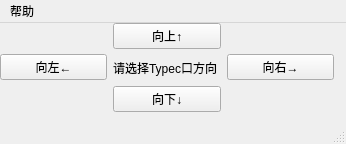
<?xml version="1.0" encoding="UTF-8"?>
<ui version="4.0">
 <class>MainWindow</class>
 <widget class="QMainWindow" name="MainWindow">
  <property name="geometry">
   <rect>
    <x>0</x>
    <y>0</y>
    <width>346</width>
    <height>144</height>
   </rect>
  </property>
  <property name="windowTitle">
   <string>开始</string>
  </property>
  <widget class="QWidget" name="centralwidget">
   <widget class="QWidget" name="layoutWidget">
    <property name="geometry">
     <rect>
      <x>0</x>
      <y>0</y>
      <width>334</width>
      <height>89</height>
     </rect>
    </property>
    <layout class="QHBoxLayout" name="horizontalLayout">
     <item>
      <widget class="QPushButton" name="pushButton_2">
       <property name="text">
        <string>向左←</string>
       </property>
      </widget>
     </item>
     <item>
      <layout class="QVBoxLayout" name="verticalLayout">
       <item>
        <widget class="QPushButton" name="pushButton">
         <property name="text">
          <string>向上↑</string>
         </property>
        </widget>
       </item>
       <item>
        <widget class="QLabel" name="label">
         <property name="text">
          <string>请选择Typec口方向</string>
         </property>
        </widget>
       </item>
       <item>
        <widget class="QPushButton" name="pushButton_4">
         <property name="text">
          <string>向下↓</string>
         </property>
        </widget>
       </item>
      </layout>
     </item>
     <item>
      <widget class="QPushButton" name="pushButton_3">
       <property name="text">
        <string>向右→</string>
       </property>
      </widget>
     </item>
    </layout>
   </widget>
  </widget>
  <widget class="QMenuBar" name="menubar">
   <property name="geometry">
    <rect>
     <x>0</x>
     <y>0</y>
     <width>346</width>
     <height>26</height>
    </rect>
   </property>
   <widget class="QMenu" name="menuasd">
    <property name="title">
     <string>帮助</string>
    </property>
    <addaction name="action"/>
   </widget>
   <addaction name="menuasd"/>
  </widget>
  <widget class="QStatusBar" name="statusbar"/>
  <action name="action">
   <property name="text">
    <string>联系作者</string>
   </property>
  </action>
 </widget>
 <resources/>
 <connections/>
</ui>
